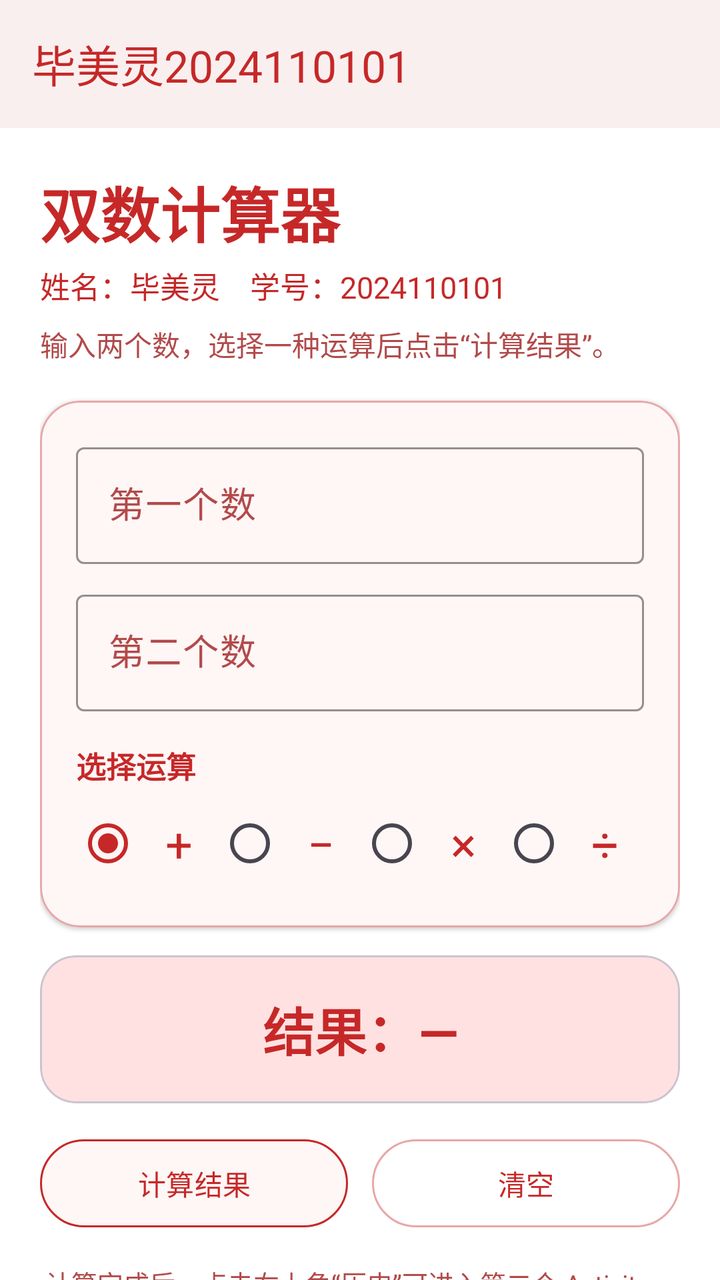
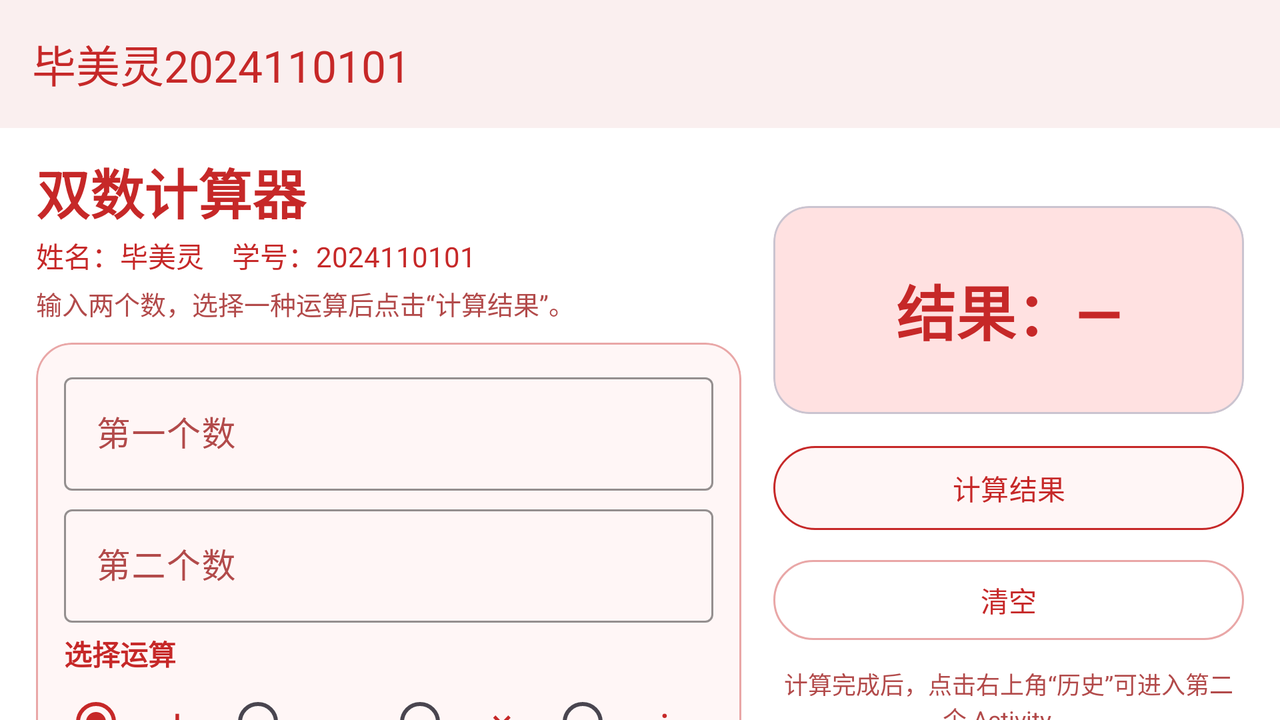

Two renders of one Android screen. The first uses the default layout on a phone; the second uses the alternative layout the repository ships for a different screen configuration, on a matching device. The two XML files are below.
<!-- AndroidManifest.xml: application theme Theme.BiMeiLingCalculator -->
<!-- res/layout/activity_main.xml -->
<?xml version="1.0" encoding="utf-8"?>
<LinearLayout xmlns:android="http://schemas.android.com/apk/res/android"
    xmlns:app="http://schemas.android.com/apk/res-auto"
    android:layout_width="match_parent"
    android:layout_height="match_parent"
    android:orientation="vertical">

    <com.google.android.material.appbar.MaterialToolbar
        android:id="@+id/toolbar"
        android:layout_width="match_parent"
        android:layout_height="?attr/actionBarSize"
        android:background="@color/white"
        android:elevation="2dp"
        android:theme="@style/ThemeOverlay.BiMeiLingCalculator.Toolbar"
        app:title="@string/app_name"
        app:titleTextColor="@color/text_red" />

    <androidx.core.widget.NestedScrollView
        android:layout_width="match_parent"
        android:layout_height="0dp"
        android:layout_weight="1"
        android:clipToPadding="false"
        android:fillViewport="true">

        <LinearLayout
            android:layout_width="match_parent"
            android:layout_height="wrap_content"
            android:orientation="vertical"
            android:paddingStart="20dp"
            android:paddingTop="20dp"
            android:paddingEnd="20dp"
            android:paddingBottom="28dp">

            <TextView
                android:layout_width="match_parent"
                android:layout_height="wrap_content"
                android:text="@string/main_title"
                android:textColor="@color/text_red"
                android:textSize="30sp"
                android:textStyle="bold" />

            <TextView
                android:layout_width="match_parent"
                android:layout_height="wrap_content"
                android:layout_marginTop="4dp"
                android:text="@string/student_line"
                android:textColor="@color/text_red"
                android:textSize="15sp" />

            <TextView
                android:layout_width="match_parent"
                android:layout_height="wrap_content"
                android:layout_marginTop="8dp"
                android:text="@string/input_instruction"
                android:textColor="@color/text_red_soft"
                android:textSize="14sp" />

            <com.google.android.material.card.MaterialCardView
                android:layout_width="match_parent"
                android:layout_height="wrap_content"
                android:layout_marginTop="18dp"
                app:cardBackgroundColor="@color/red_surface"
                app:cardCornerRadius="20dp"
                app:cardElevation="1dp"
                app:strokeColor="@color/red_outline"
                app:strokeWidth="1dp">

                <LinearLayout
                    android:layout_width="match_parent"
                    android:layout_height="wrap_content"
                    android:orientation="vertical"
                    android:padding="18dp">

                    <com.google.android.material.textfield.TextInputLayout
                        android:id="@+id/leftInputLayout"
                        style="@style/CalculatorInputField"
                        android:layout_width="match_parent"
                        android:layout_height="wrap_content"
                        android:hint="@string/left_number_hint"
                        app:endIconTint="@color/text_red">

                        <com.google.android.material.textfield.TextInputEditText
                            android:id="@+id/leftInput"
                            android:layout_width="match_parent"
                            android:layout_height="wrap_content"
                            android:imeOptions="actionNext"
                            android:inputType="numberDecimal|numberSigned"
                            android:maxLines="1"
                            android:textColor="@color/text_red"
                            android:textColorHint="@color/text_red_soft"
                            android:textSize="18sp" />
                    </com.google.android.material.textfield.TextInputLayout>

                    <com.google.android.material.textfield.TextInputLayout
                        android:id="@+id/rightInputLayout"
                        style="@style/CalculatorInputField"
                        android:layout_width="match_parent"
                        android:layout_height="wrap_content"
                        android:layout_marginTop="10dp"
                        android:hint="@string/right_number_hint"
                        app:endIconTint="@color/text_red">

                        <com.google.android.material.textfield.TextInputEditText
                            android:id="@+id/rightInput"
                            android:layout_width="match_parent"
                            android:layout_height="wrap_content"
                            android:imeOptions="actionDone"
                            android:inputType="numberDecimal|numberSigned"
                            android:maxLines="1"
                            android:textColor="@color/text_red"
                            android:textColorHint="@color/text_red_soft"
                            android:textSize="18sp" />
                    </com.google.android.material.textfield.TextInputLayout>

                    <TextView
                        android:layout_width="match_parent"
                        android:layout_height="wrap_content"
                        android:layout_marginTop="16dp"
                        android:text="@string/operator_title"
                        android:textColor="@color/text_red"
                        android:textSize="15sp"
                        android:textStyle="bold" />

                    <RadioGroup
                        android:id="@+id/operatorGroup"
                        android:layout_width="match_parent"
                        android:layout_height="wrap_content"
                        android:layout_marginTop="4dp"
                        android:checkedButton="@id/op_add"
                        android:orientation="horizontal">

                        <RadioButton
                            android:id="@+id/op_add"
                            android:layout_width="0dp"
                            android:layout_height="wrap_content"
                            android:layout_weight="1"
                            android:buttonTint="@color/text_red"
                            android:contentDescription="@string/add"
                            android:gravity="center"
                            android:text="@string/symbol_add"
                            android:textColor="@color/text_red"
                            android:textSize="24sp" />

                        <RadioButton
                            android:id="@+id/op_subtract"
                            android:layout_width="0dp"
                            android:layout_height="wrap_content"
                            android:layout_weight="1"
                            android:buttonTint="@color/text_red"
                            android:contentDescription="@string/subtract"
                            android:gravity="center"
                            android:text="@string/symbol_subtract"
                            android:textColor="@color/text_red"
                            android:textSize="24sp" />

                        <RadioButton
                            android:id="@+id/op_multiply"
                            android:layout_width="0dp"
                            android:layout_height="wrap_content"
                            android:layout_weight="1"
                            android:buttonTint="@color/text_red"
                            android:contentDescription="@string/multiply"
                            android:gravity="center"
                            android:text="@string/symbol_multiply"
                            android:textColor="@color/text_red"
                            android:textSize="24sp" />

                        <RadioButton
                            android:id="@+id/op_divide"
                            android:layout_width="0dp"
                            android:layout_height="wrap_content"
                            android:layout_weight="1"
                            android:buttonTint="@color/text_red"
                            android:contentDescription="@string/divide"
                            android:gravity="center"
                            android:text="@string/symbol_divide"
                            android:textColor="@color/text_red"
                            android:textSize="24sp" />
                    </RadioGroup>
                </LinearLayout>
            </com.google.android.material.card.MaterialCardView>

            <com.google.android.material.card.MaterialCardView
                android:layout_width="match_parent"
                android:layout_height="wrap_content"
                android:layout_marginTop="14dp"
                app:cardBackgroundColor="@color/red_container"
                app:cardCornerRadius="18dp"
                app:cardElevation="0dp">

                <TextView
                    android:id="@+id/resultText"
                    android:layout_width="match_parent"
                    android:layout_height="wrap_content"
                    android:gravity="center"
                    android:minHeight="74dp"
                    android:padding="16dp"
                    android:text="@string/result_placeholder"
                    android:textColor="@color/text_red"
                    android:textIsSelectable="true"
                    android:textSize="26sp"
                    android:textStyle="bold" />
            </com.google.android.material.card.MaterialCardView>

            <LinearLayout
                android:layout_width="match_parent"
                android:layout_height="wrap_content"
                android:layout_marginTop="14dp"
                android:orientation="horizontal">

                <com.google.android.material.button.MaterialButton
                    android:id="@+id/calculateButton"
                    style="@style/Widget.Material3.Button.OutlinedButton"
                    android:layout_width="0dp"
                    android:layout_height="52dp"
                    android:layout_marginEnd="6dp"
                    android:layout_weight="1"
                    android:text="@string/calculate"
                    android:textColor="@color/text_red"
                    app:backgroundTint="@color/red_surface"
                    app:strokeColor="@color/text_red"
                    app:strokeWidth="1dp" />

                <com.google.android.material.button.MaterialButton
                    android:id="@+id/clearButton"
                    style="@style/Widget.Material3.Button.OutlinedButton"
                    android:layout_width="0dp"
                    android:layout_height="52dp"
                    android:layout_marginStart="6dp"
                    android:layout_weight="1"
                    android:text="@string/clear"
                    android:textColor="@color/text_red"
                    app:backgroundTint="@color/white"
                    app:strokeColor="@color/red_outline"
                    app:strokeWidth="1dp" />
            </LinearLayout>

            <TextView
                android:layout_width="match_parent"
                android:layout_height="wrap_content"
                android:layout_marginTop="14dp"
                android:gravity="center"
                android:text="@string/history_hint"
                android:textColor="@color/text_red_soft"
                android:textSize="13sp" />
        </LinearLayout>
    </androidx.core.widget.NestedScrollView>
</LinearLayout>
<!-- resources referenced by this layout -->
<resources>
  <color name="red_container">#FFFFE1E1</color>
  <color name="red_outline">#FFE9A7A7</color>
  <color name="red_surface">#FFFFF6F6</color>
  <color name="text_red">#FFC62828</color>
  <color name="text_red_soft">#FFB24A4A</color>
  <color name="white">#FFFFFFFF</color>
  <string name="add">加</string>
  <string name="app_name">毕美灵2024110101</string>
  <string name="calculate">计算结果</string>
  <string name="clear">清空</string>
  <string name="divide">除</string>
  <string name="history_hint">计算完成后，点击右上角“历史”可进入第二个 Activity。</string>
  <string name="input_instruction">输入两个数，选择一种运算后点击“计算结果”。</string>
  <string name="left_number_hint">第一个数</string>
  <string name="main_title">双数计算器</string>
  <string name="multiply">乘</string>
  <string name="operator_title">选择运算</string>
  <string name="result_placeholder">结果：—</string>
  <string name="right_number_hint">第二个数</string>
  <string name="student_line">姓名：毕美灵　学号：2024110101</string>
  <string name="subtract">减</string>
  <string name="symbol_add">+</string>
  <string name="symbol_divide">÷</string>
  <string name="symbol_multiply">×</string>
  <string name="symbol_subtract">−</string>
  <style name="CalculatorInputField" parent="Widget.Material3.TextInputLayout.OutlinedBox">
          <item name="boxStrokeColor">@color/text_red</item>
          <item name="hintTextColor">@color/text_red</item>
          <item name="android:textColorHint">@color/text_red_soft</item>
          <item name="errorTextColor">@color/text_red</item>
      </style>
  <style name="ThemeOverlay.BiMeiLingCalculator.Toolbar" parent="">
          <item name="android:textColorPrimary">@color/text_red</item>
          <item name="android:textColorSecondary">@color/text_red_soft</item>
      </style>
  <style name="Theme.BiMeiLingCalculator" parent="Theme.Material3.Light.NoActionBar">
          <item name="colorPrimary">@color/text_red</item>
          <item name="colorOnPrimary">@color/white</item>
          <item name="colorPrimaryContainer">@color/red_container</item>
          <item name="colorOnPrimaryContainer">@color/text_red</item>
          <item name="colorSurface">@color/white</item>
          <item name="colorOnSurface">@color/text_red</item>
          <item name="android:textColorPrimary">@color/text_red</item>
          <item name="android:textColorSecondary">@color/text_red_soft</item>
          <item name="android:windowBackground">@color/white</item>
          <item name="android:statusBarColor">@color/white</item>
          <item name="android:navigationBarColor">@color/white</item>
          <item name="android:windowLightStatusBar">true</item>
          <item name="android:windowActionModeOverlay">true</item>
      </style>
</resources>
<!-- res/layout-land/activity_main.xml (the repository's variant of the layout above) -->
<!-- drawn on the phone turned sideways -->
<?xml version="1.0" encoding="utf-8"?>
<LinearLayout xmlns:android="http://schemas.android.com/apk/res/android"
    xmlns:app="http://schemas.android.com/apk/res-auto"
    android:layout_width="match_parent"
    android:layout_height="match_parent"
    android:orientation="vertical">

    <com.google.android.material.appbar.MaterialToolbar
        android:id="@+id/toolbar"
        android:layout_width="match_parent"
        android:layout_height="?attr/actionBarSize"
        android:background="@color/white"
        android:elevation="2dp"
        android:theme="@style/ThemeOverlay.BiMeiLingCalculator.Toolbar"
        app:title="@string/app_name"
        app:titleTextColor="@color/text_red" />

    <androidx.core.widget.NestedScrollView
        android:layout_width="match_parent"
        android:layout_height="0dp"
        android:layout_weight="1"
        android:clipToPadding="false"
        android:fillViewport="true">

        <LinearLayout
            android:layout_width="match_parent"
            android:layout_height="wrap_content"
            android:baselineAligned="false"
            android:gravity="center_vertical"
            android:orientation="horizontal"
            android:paddingStart="18dp"
            android:paddingTop="12dp"
            android:paddingEnd="18dp"
            android:paddingBottom="16dp">

            <LinearLayout
                android:layout_width="0dp"
                android:layout_height="wrap_content"
                android:layout_weight="1.2"
                android:orientation="vertical">

                <TextView
                    android:layout_width="match_parent"
                    android:layout_height="wrap_content"
                    android:text="@string/main_title"
                    android:textColor="@color/text_red"
                    android:textSize="27sp"
                    android:textStyle="bold" />

                <TextView
                    android:layout_width="match_parent"
                    android:layout_height="wrap_content"
                    android:layout_marginTop="2dp"
                    android:text="@string/student_line"
                    android:textColor="@color/text_red"
                    android:textSize="14sp" />

                <TextView
                    android:layout_width="match_parent"
                    android:layout_height="wrap_content"
                    android:layout_marginTop="4dp"
                    android:text="@string/input_instruction"
                    android:textColor="@color/text_red_soft"
                    android:textSize="13sp" />

                <com.google.android.material.card.MaterialCardView
                    android:layout_width="match_parent"
                    android:layout_height="wrap_content"
                    android:layout_marginTop="10dp"
                    app:cardBackgroundColor="@color/red_surface"
                    app:cardCornerRadius="18dp"
                    app:cardElevation="1dp"
                    app:strokeColor="@color/red_outline"
                    app:strokeWidth="1dp">

                    <LinearLayout
                        android:layout_width="match_parent"
                        android:layout_height="wrap_content"
                        android:orientation="vertical"
                        android:paddingStart="14dp"
                        android:paddingTop="12dp"
                        android:paddingEnd="14dp"
                        android:paddingBottom="10dp">

                        <com.google.android.material.textfield.TextInputLayout
                            android:id="@+id/leftInputLayout"
                            style="@style/CalculatorInputField"
                            android:layout_width="match_parent"
                            android:layout_height="wrap_content"
                            android:hint="@string/left_number_hint"
                            app:endIconTint="@color/text_red">

                            <com.google.android.material.textfield.TextInputEditText
                                android:id="@+id/leftInput"
                                android:layout_width="match_parent"
                                android:layout_height="wrap_content"
                                android:imeOptions="actionNext"
                                android:inputType="numberDecimal|numberSigned"
                                android:maxLines="1"
                                android:textColor="@color/text_red"
                                android:textColorHint="@color/text_red_soft"
                                android:textSize="17sp" />
                        </com.google.android.material.textfield.TextInputLayout>

                        <com.google.android.material.textfield.TextInputLayout
                            android:id="@+id/rightInputLayout"
                            style="@style/CalculatorInputField"
                            android:layout_width="match_parent"
                            android:layout_height="wrap_content"
                            android:layout_marginTop="4dp"
                            android:hint="@string/right_number_hint"
                            app:endIconTint="@color/text_red">

                            <com.google.android.material.textfield.TextInputEditText
                                android:id="@+id/rightInput"
                                android:layout_width="match_parent"
                                android:layout_height="wrap_content"
                                android:imeOptions="actionDone"
                                android:inputType="numberDecimal|numberSigned"
                                android:maxLines="1"
                                android:textColor="@color/text_red"
                                android:textColorHint="@color/text_red_soft"
                                android:textSize="17sp" />
                        </com.google.android.material.textfield.TextInputLayout>

                        <TextView
                            android:layout_width="match_parent"
                            android:layout_height="wrap_content"
                            android:layout_marginTop="5dp"
                            android:text="@string/operator_title"
                            android:textColor="@color/text_red"
                            android:textSize="14sp"
                            android:textStyle="bold" />

                        <RadioGroup
                            android:id="@+id/operatorGroup"
                            android:layout_width="match_parent"
                            android:layout_height="wrap_content"
                            android:checkedButton="@id/op_add"
                            android:orientation="horizontal">

                            <RadioButton
                                android:id="@+id/op_add"
                                android:layout_width="0dp"
                                android:layout_height="wrap_content"
                                android:layout_weight="1"
                                android:buttonTint="@color/text_red"
                                android:contentDescription="@string/add"
                                android:gravity="center"
                                android:text="@string/symbol_add"
                                android:textColor="@color/text_red"
                                android:textSize="20sp" />

                            <RadioButton
                                android:id="@+id/op_subtract"
                                android:layout_width="0dp"
                                android:layout_height="wrap_content"
                                android:layout_weight="1"
                                android:buttonTint="@color/text_red"
                                android:contentDescription="@string/subtract"
                                android:gravity="center"
                                android:text="@string/symbol_subtract"
                                android:textColor="@color/text_red"
                                android:textSize="20sp" />

                            <RadioButton
                                android:id="@+id/op_multiply"
                                android:layout_width="0dp"
                                android:layout_height="wrap_content"
                                android:layout_weight="1"
                                android:buttonTint="@color/text_red"
                                android:contentDescription="@string/multiply"
                                android:gravity="center"
                                android:text="@string/symbol_multiply"
                                android:textColor="@color/text_red"
                                android:textSize="20sp" />

                            <RadioButton
                                android:id="@+id/op_divide"
                                android:layout_width="0dp"
                                android:layout_height="wrap_content"
                                android:layout_weight="1"
                                android:buttonTint="@color/text_red"
                                android:contentDescription="@string/divide"
                                android:gravity="center"
                                android:text="@string/symbol_divide"
                                android:textColor="@color/text_red"
                                android:textSize="20sp" />
                        </RadioGroup>
                    </LinearLayout>
                </com.google.android.material.card.MaterialCardView>
            </LinearLayout>

            <LinearLayout
                android:layout_width="0dp"
                android:layout_height="wrap_content"
                android:layout_marginStart="16dp"
                android:layout_weight="0.8"
                android:orientation="vertical">

                <com.google.android.material.card.MaterialCardView
                    android:layout_width="match_parent"
                    android:layout_height="wrap_content"
                    app:cardBackgroundColor="@color/red_container"
                    app:cardCornerRadius="18dp"
                    app:cardElevation="0dp">

                    <TextView
                        android:id="@+id/resultText"
                        android:layout_width="match_parent"
                        android:layout_height="wrap_content"
                        android:gravity="center"
                        android:minHeight="104dp"
                        android:padding="16dp"
                        android:text="@string/result_placeholder"
                        android:textColor="@color/text_red"
                        android:textIsSelectable="true"
                        android:textSize="30sp"
                        android:textStyle="bold" />
                </com.google.android.material.card.MaterialCardView>

                <com.google.android.material.button.MaterialButton
                    android:id="@+id/calculateButton"
                    style="@style/Widget.Material3.Button.OutlinedButton"
                    android:layout_width="match_parent"
                    android:layout_height="50dp"
                    android:layout_marginTop="12dp"
                    android:text="@string/calculate"
                    android:textColor="@color/text_red"
                    app:backgroundTint="@color/red_surface"
                    app:strokeColor="@color/text_red"
                    app:strokeWidth="1dp" />

                <com.google.android.material.button.MaterialButton
                    android:id="@+id/clearButton"
                    style="@style/Widget.Material3.Button.OutlinedButton"
                    android:layout_width="match_parent"
                    android:layout_height="48dp"
                    android:layout_marginTop="7dp"
                    android:text="@string/clear"
                    android:textColor="@color/text_red"
                    app:backgroundTint="@color/white"
                    app:strokeColor="@color/red_outline"
                    app:strokeWidth="1dp" />

                <TextView
                    android:layout_width="match_parent"
                    android:layout_height="wrap_content"
                    android:layout_marginTop="9dp"
                    android:gravity="center"
                    android:text="@string/history_hint"
                    android:textColor="@color/text_red_soft"
                    android:textSize="12sp" />
            </LinearLayout>
        </LinearLayout>
    </androidx.core.widget.NestedScrollView>
</LinearLayout>
